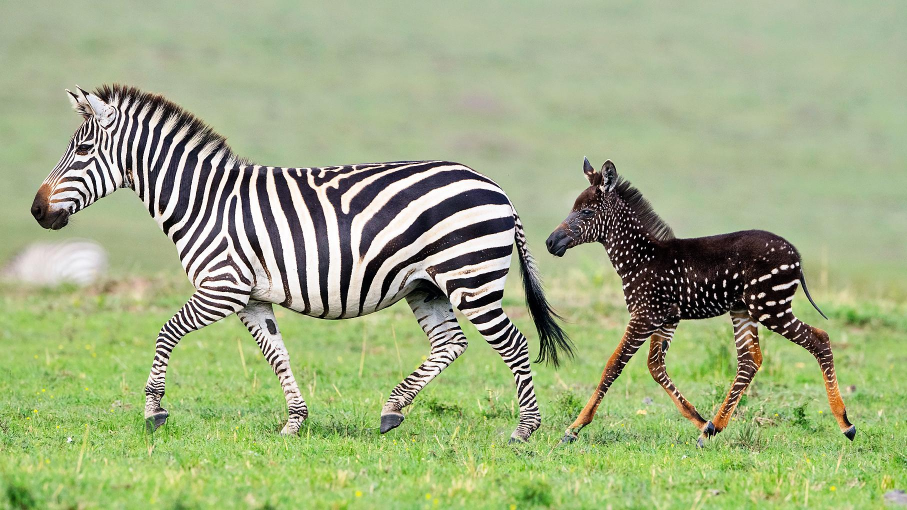
#> input picture test/Esonero1/mat216701/ESAME_216701/zebra.jpg, 1814 x 1020 px (shown at 1/2 size)
$ jupyter execute --allow-errors Esonero1_8apr2021.ipynb   (shell and % lines are left out)
#> lines starting #> are read from the running program, lines starting #| are printed output that depends on the picture; after the words box and inside, x2 and y2 are one past the last pixel; in counts of white or black regions, pixels touching at a corner belong together
### test/Esonero1/mat216701/ESAME_216701/_skdemo.py
from __future__ import division

import numpy as np
import matplotlib.pyplot as plt

from scipy.ndimage import grey_dilation

from skimage import img_as_float
from skimage import color
from skimage import exposure
from skimage.util.dtype import dtype_limits


__all__ = ['imshow_all', 'imshow_with_histogram', 'mean_filter_demo',
           'mean_filter_interactive_demo', 'plot_cdf', 'plot_histogram']


# Gray-scale images should actually be gray!
plt.rcParams['image.cmap'] = 'gray'


#--------------------------------------------------------------------------
#  Custom `imshow` functions
#--------------------------------------------------------------------------

# [17 lines left out: function imshow_rgb_shifted, not called in this run]


def imshow_all(*images, **kwargs):
    """ Plot a series of images side-by-side.

    Convert all images to float so that images have a common intensity range.

    Parameters
    ----------
    limits : str
        Control the intensity limits. By default, 'image' is used set the
        min/max intensities to the min/max of all images. Setting `limits` to
        'dtype' can also be used if you want to preserve the image exposure.
    titles : list of str
        Titles for subplots. If the length of titles is less than the number
        of images, empty strings are appended.
    kwargs : dict
        Additional keyword-arguments passed to `imshow`.
    """
    images = [img_as_float(img) for img in images]

    titles = kwargs.pop('titles', [])
    if len(titles) != len(images):
        titles = list(titles) + [''] * (len(images) - len(titles))

    limits = kwargs.pop('limits', 'image')
    if limits == 'image':
        kwargs.setdefault('vmin', min(img.min() for img in images))
        kwargs.setdefault('vmax', max(img.max() for img in images))
    elif limits == 'dtype':
        vmin, vmax = dtype_limits(images[0])
        kwargs.setdefault('vmin', vmin)
        kwargs.setdefault('vmax', vmax)

    nrows, ncols = kwargs.get('shape', (1, len(images)))

    size = nrows * kwargs.pop('size', 5)
    width = size * len(images)
    if nrows > 1:
        width /= nrows * 1.33
    fig, axes = plt.subplots(nrows=nrows, ncols=ncols, figsize=(width, size))
    for ax, img, label in zip(axes.ravel(), images, titles):
        ax.imshow(img, **kwargs)
        ax.set_title(label)


# [141 lines left out: functions imshow_with_histogram, match_axes_height, plot_cdf, plot_histogram, _plot_histogram, iter_channels and 5 more, not called in this run]

### test/Esonero1/mat216701/ESAME_216701/Esonero1_8apr2021.ipynb
# Esonero 1 - 8 Aprile 2021

Completare i seguenti esercizi tramite uno o più blocchi di codice e descrivendo le operazioni effettuate

### Punteggio Esercizi

    1a: 1
    1b: 1.5
    1c: 2
    1d: 1
    2: 1.5
    3: 1
    4: 1
    5: 1

MATRICOLA: 216701

[cell 1]
import numpy as np
from skimage import io
import cv2
import os
from skimage import filters
from skimage.color import rgb2gray
from scipy.ndimage import convolve

import imageio
from skimage.color import rgb2gray
from _skdemo import *
import matplotlib.pyplot as plt

def myimshow(I, **kwargs):
    # utility function to show image
    plt.figure();
    plt.axis('off')
    plt.imshow(I, cmap=plt.gray(), **kwargs)

# Esercizio 1

## Filtri di Gabor

Il filtro di Gabor (in forma semplificata) è definito dalla seguente funzione che restituisce due parti (reale e immaginaria)

$$RE_g(x,y,\omega,\theta) = \frac{\omega^2}{4\pi^3}\left[\exp\left\{-(\omega^2/8\pi^2) (4x'^2 + y'^2)\right\}\right]\exp\left(\pi^2/2\right)(\omega x \cos \theta)$$

$$IM_g(x,y,\omega,\theta) = \frac{\omega^2}{4\pi^3}\left[\exp\left\{-(\omega^2/8\pi^2) (4x'^2 + y'^2)\right\}\right]\exp\left(\pi^2/2\right)(\omega x \sin \theta)$$

dove $x' = x \cos \theta + y \sin \theta$ e $y' = y \cos \theta. - x \sin \theta$. L'implementazione è data dal codice sottostante:

[cell 2]
zebra =  rgb2gray(imageio.imread('zebra.jpg'))
#> zebra: shape (1020, 1814) float64; min 0, max 1, mean 0.654

[cell 3]
myimshow(zebra)

[cell 4]
def genGabor(sz, omega, theta, func=np.cos):
    radius = (int(sz[0]/2.0), int(sz[1]/2.0))
    [x, y] = np.meshgrid(range(-radius[0], radius[0]), range(-radius[1], radius[1]))

    x1 = x * np.cos(theta) + y * np.sin(theta)
    y1 = -x * np.sin(theta) + y * np.cos(theta)

    gauss = omega**2 / (4*np.pi**3) * np.exp(- omega**2 / (8*np.pi**2) * ( 4 * x1**2 + y1**2))
    sinusoid = func(omega * x1) * np.exp(np.pi**2 / 2)
    gabor = gauss * sinusoid
    return gabor

`sz` rappresenta la dimensione del filtro, `omega` la frequenza e `theta` l'orientamento.

1. Plottare il filtro per valori a scelta dei parametri

[cell 5]
g = genGabor((128,128), 0.6, np.pi/4, func=np.cos)
plt.imshow(g)

2. Applicare il filtro di Gabor alla figura della zebra e plottare il risultato. Cosa potete dire del filtro?

#> (a cell that did not finish here is left out)

3. Aggiustare i parametri di ampiezza e rotazione per individuare le strisce verticali. plottare il risultato

Per la seguente immagine _gabor1.jpg_

4. Qual è il filtro più semplice che permetterebbe di individuare i contorni? Giustificare la risposta

Il filtro più semplice che mi permetterebbe di individuare i contorni è quello di Sobel(filters.sobel).

# Esercizio 2

Riconoscere il filtro che ha generato questa immagine a partire dall'immagine contenente le forme. Fornire un esempio.

[cell 7]
path='/Users/gaetanopalmieri/virtualenvs/Università/ESAME'
def myResourcePath(fname):
    filename = os.path.join(path, fname)
    if not os.path.exists(filename):
        raise RuntimeError(f'file not found {filename}')
    return filename

img2 = cv2.imread(myResourcePath('quadrati.jpg'), cv2.IMREAD_COLOR)
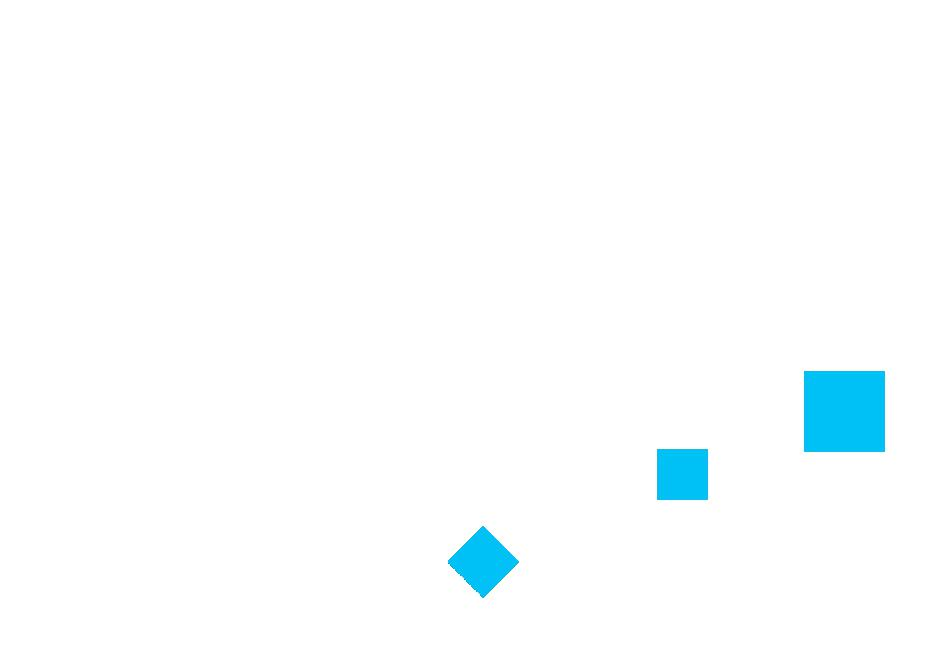
#> input picture test/Esonero1/mat216701/ESAME_216701/quadrati.jpg, 936 x 648 px, found by its file name
#> img2 is the input picture: shape (648, 936, 3); mean B, G, R 254.7, 253.7, 250
if img2 is None:
    print('Open Error')
else:
    print('Image Loaded')

fig = plt.figure(figsize=(15, 15))
plt.imshow(img2)
grayscale=cv2.cvtColor(img2, cv2.COLOR_RGB2GRAY)
#> (the rest of this cell did not finish here and is left out)

[cell 8]
def convolve2d(image, kernel):

    kernel_height, kernel_width = kernel.shape

    a = kernel_width//2
    b = kernel_height//2


    # Flip the kernel
    kernel = np.flipud(np.fliplr(kernel))
    # convolution output
    output = np.zeros_like(image)

    # Add zero padding to the input image
    image_padded = np.zeros((image.shape[0] + 2*a, image.shape[1] + 2*b))
    image_padded[a:-a, b:-b] = image

    # Loop over every pixel of the image
    for x in range(image.shape[1]):
        for y in range(image.shape[0]):
            # element-wise multiplication of the kernel and the image
            output[y, x]=(kernel * image_padded[y: y+kernel_width, x: x+kernel_height]).sum()

    return output


fig = plt.figure(figsize=(15, 15))
shift = np.array([
    [0,0,0],
    [0,0,1],
    [0,0,0]
])
out = convolve(grayscale,shift,mode='constant', cval=0.0)
plt.imshow(out)

L'immagine iniziale viene caricata tramite la libreria opencv. Dopodichè si effettua la conversione in scala di grigi.
Poi si va ad applicare un FILTRO DI SHIFT.

# Esercizio 3

Spiegare e mostrare con un esempio numerico i vantaggi e gli svantaggi di applicare un filtro 5x5 oppure due filtri 5x1 e 1x5 in sequenza.

Se si fa una singola operazione si evita la creazione di artefatti.
Più strati di applicazione portano a peggioare la qualità dell immagine.

# Esercizio 4

Eliminare il riempimento delle forme blu

[cell 9]
def detectShape(c):
   shape = 'unknown'
   peri=cv2.arcLength(cnt,True)
   vertices = cv2.approxPolyDP(cnt, 0.02 * peri, True)
   sides = len(vertices)
   if (sides == 3):
        shape='triangle'
   return shape


img4= cv2.imread(myResourcePath('forme.jpg'), cv2.IMREAD_COLOR)
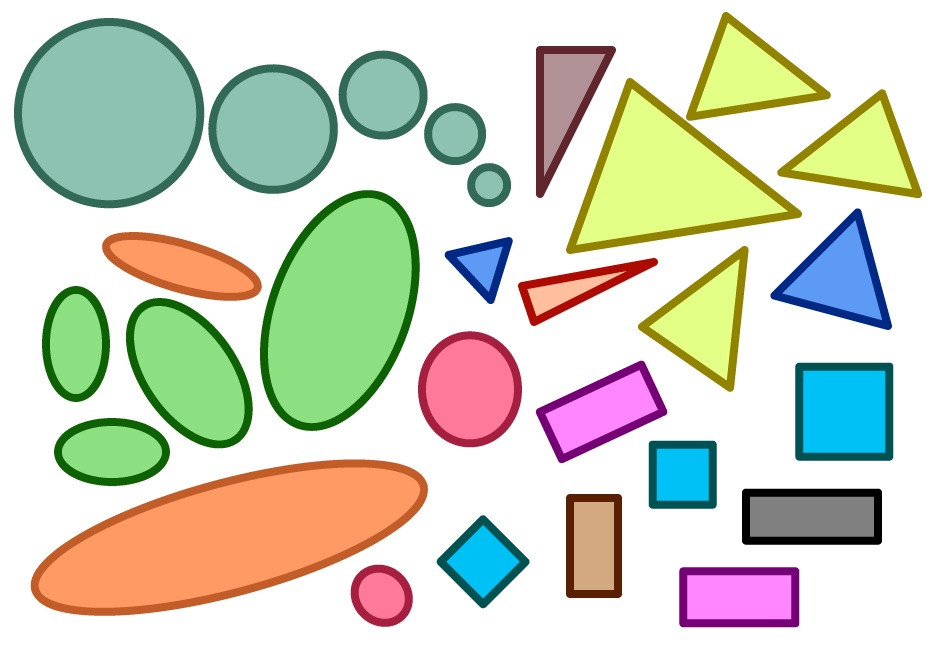
#> input picture test/Esonero1/mat216701/ESAME_216701/forme.jpg, 936 x 648 px, found by its file name
#> img4 is the input picture: shape (648, 936, 3); mean B, G, R 194.4, 211.7, 207.7

if img4 is None:
    print('Open Error')
else:
    print('Image Loaded')


gray = cv2.cvtColor(img4,cv2.COLOR_BGR2GRAY)
edged = cv2.Canny(gray, 170, 255)
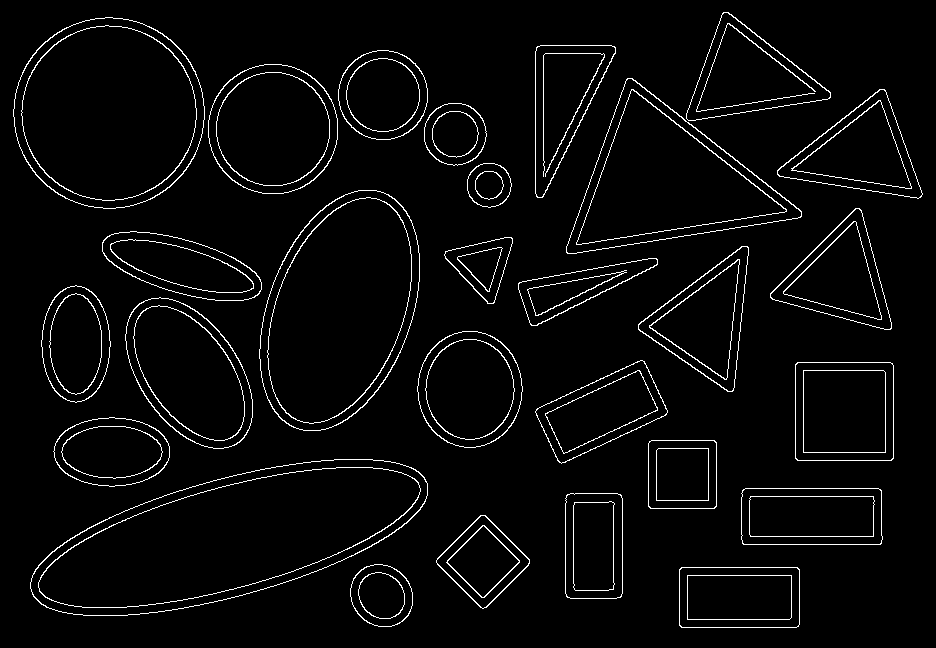
#> edged: shape (648, 936); 3.6% white in thin lines or dots
ret,thresh = cv2.threshold(gray,240,255,cv2.THRESH_BINARY)
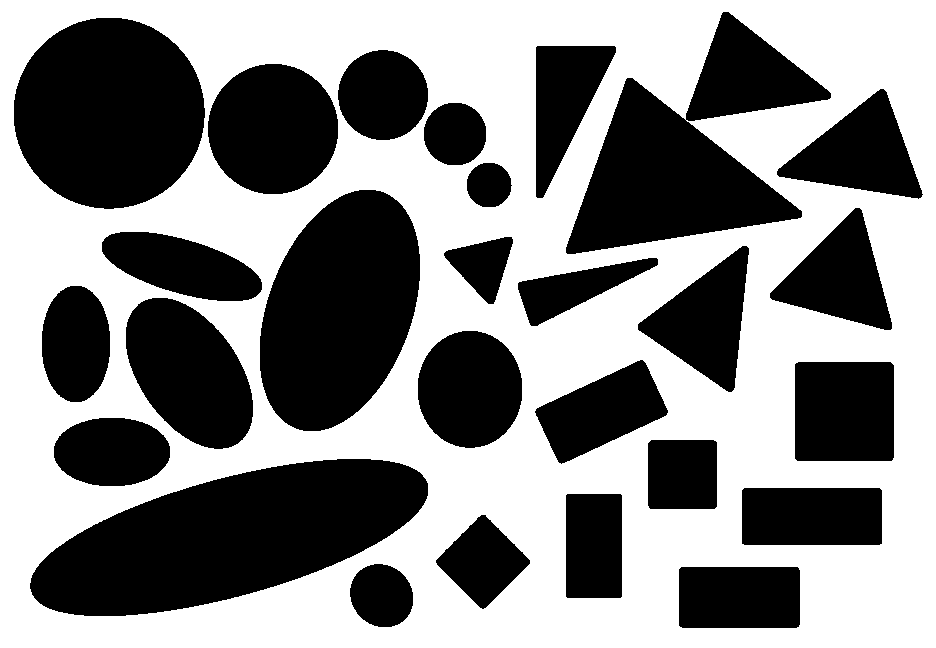
#> thresh: shape (648, 936); 53.8% white; 27 black regions
(contours,_) = cv2.findContours(edged,cv2.RETR_EXTERNAL,cv2.CHAIN_APPROX_SIMPLE)
#> contours = 28 contours; largest, box (x1, y1, x2, y2) and area: (30, 459, 428, 616) 38221, (13, 17, 205, 209) 28537, (259, 190, 420, 431) 28326, (566, 78, 802, 254) 20695, (208, 64, 338, 194) 13227
for cnt in contours:
    moment=cv2.moments(cnt)
    cx = int(moment['m10'] / moment['m00'])
    cy = int(moment['m01'] / moment['m00'])
    shape=detectShape(cnt)
    if shape== 'triangle':
        cv2.drawContours(img4,[cnt],-1,(0,255,0),2)
    plt.imshow(img4)
#> this loop made 28 passes
#> (cx, cy, shape, peri in detectShape, vertices in detectShape, sides in detectShape) on passes 1, 3, 4, 5, 7, 9, 10, 14: (738, 596, 'unknown', 355.3, [[679, 569], [681, 627], [799, 624], [797, 567]], 4), (482, 561, 'unknown', 268.3, [[480, 515], [436, 562], [483, 608], [529, 559]], 4), (593, 545, 'unknown', 319.5, [[567, 494], [566, 596], [620, 597], [621, 495]], 4), (811, 516, 'unknown', 389.8, [[742, 490], [743, 544], [881, 543], [878, 488]], 4), (682, 474, 'unknown', 267.3, [[649, 441], [648, 506], [714, 508], [716, 442]], 4), (843, 411, 'unknown', 387.3, [[797, 362], [795, 458], [891, 460], [892, 363]], 4), (601, 411, 'unknown', 382.7, [[644, 361], [536, 409], [559, 462], [666, 414]], 4), (574, 288, 'triangle', 353.4, [[657, 259], [519, 282], [530, 324]], 3)
#> (cx, cy, shape, peri in detectShape, sides in detectShape) on passes 2, 6, 8, 11, 12, 13: (381, 595, 'unknown', 206.4, 8), (228, 537, 'unknown', 947.8, 8), (111, 451, 'unknown', 312.6, 8), (469, 388, 'unknown', 367, 8), (188, 372, 'unknown', 454.7, 8), (75, 343, 'unknown', 313.4, 8)
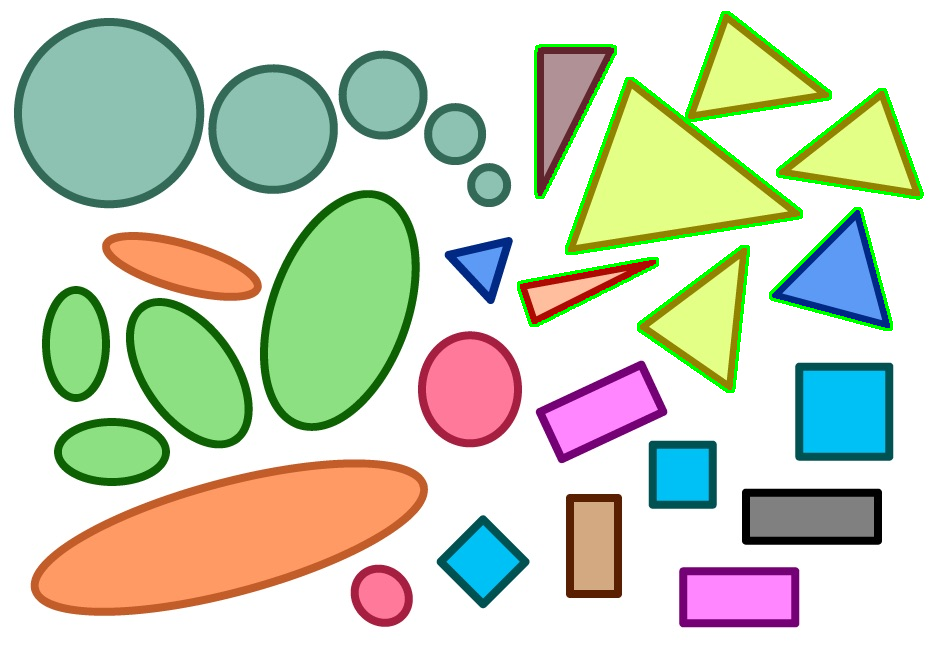
#> img4: shape (648, 936, 3); 1.66% of pixels changed, all inside (x1, y1, x2, y2) = (517, 11, 924, 393)


hsv = cv2.cvtColor(img4, cv2.COLOR_BGR2HSV)
#> hsv: shape (648, 936, 3); mean H, S, V 41, 67.9, 230.2
lower_range = np.array([110,50,50])
upper_range = np.array([130,255,255])
mask = cv2.inRange(hsv, lower_range, upper_range)
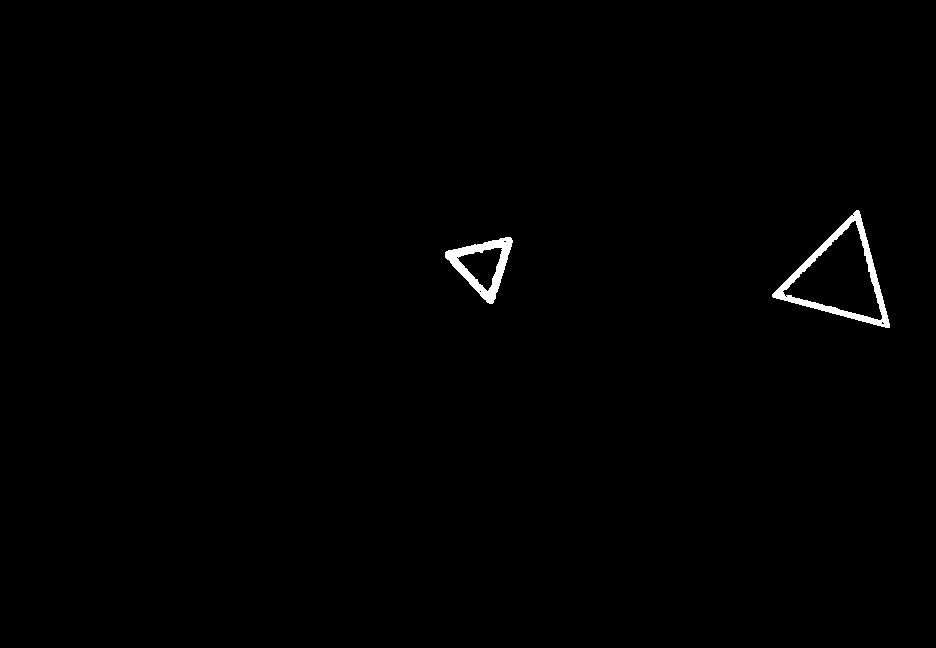
#> mask: shape (648, 936); 0.6% white; 2 white regions, box (x1, y1, x2, y2) and area: (772, 210, 890, 328) 2167, (445, 237, 513, 304) 1495

hasBlue = np.sum(mask)
#> hasBlue = 933810
if hasBlue > 0:
    print('Blue detected!')

res = cv2.bitwise_and(img4,img4,mask=mask)
fin = np.hstack((img4,res))
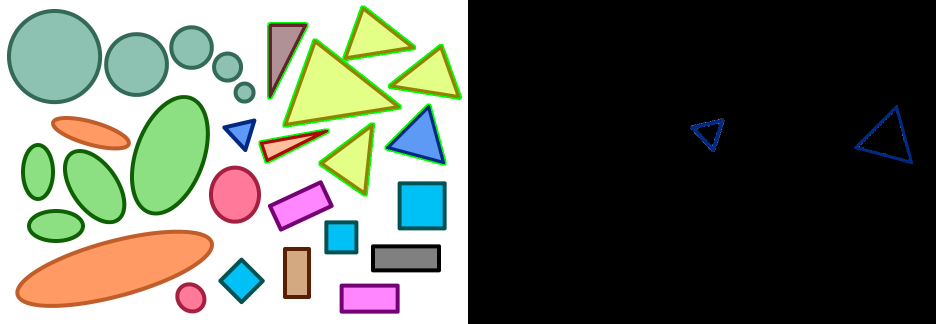
#> fin: shape (648, 1872, 3) (shown at 1/2 size); mean B, G, R 96.4, 106.6, 102.3
plt.imshow(res)
#> figure, not shown here; B, G, R data is drawn as R, G, B

# Esercizio 5

Definire una matrice di roto traslazione che effettua una rotazione di 45° in senso orario in (5, 5) e una traslazione di 50 px sull'asse x.

Mostrare e descrivere tutti i passaggi: dalla definizione della matrice all'applicazione della trasformazione

[cell 10]
import os
import numpy as np
import cv2 # OpenCV-Python
import matplotlib.pyplot as plt
from skimage.transform import SimilarityTransform
from skimage import transform


img = cv2.imread(myResourcePath('zebra.jpg'), cv2.IMREAD_GRAYSCALE)
#> img: shape (1020, 1814); min 0, max 255, mean 163.7
rows,cols = img.shape
#> rows = 1020; cols = 1814
M = cv2.getRotationMatrix2D((5,5),45,1) # params: center, angle, scale
#> M = [[0.707, 0.707, -2.07], [-0.707, 0.707, 5]]
dst1 = cv2.warpAffine(img,M,(cols,rows))
tform = SimilarityTransform(translation=(50, 0), rotation=np.deg2rad(45))
warped = transform.warp(img, tform)
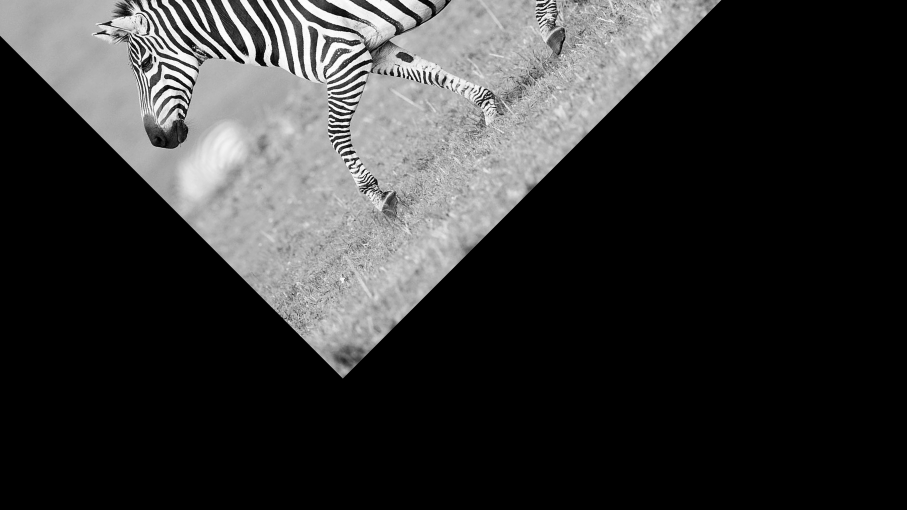
#> warped: shape (1020, 1814) float64 (shown at 1/2 size); min 0, max 1, mean 0.205
imshow_all(img, warped)
#> the loop in imshow_all, `for ax, img, label in zip(axes.ravel(), images, titles):` made 2 passes
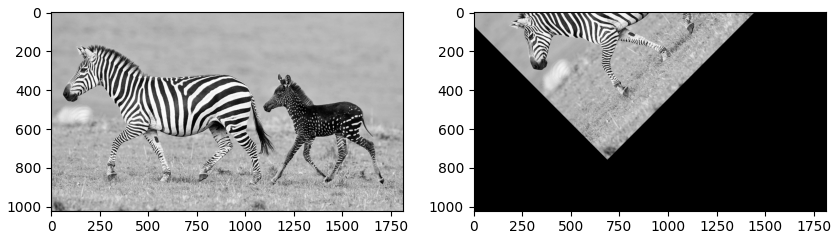
#> figure drawn by matplotlib, 2 panels
